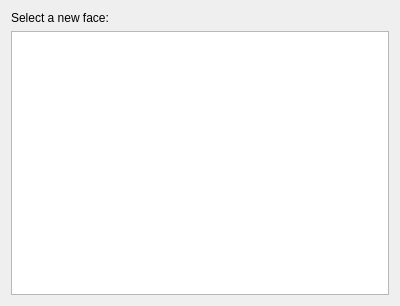
<?xml version="1.0" encoding="UTF-8"?>
<ui version="4.0" >
 <class>faceDlg</class>
 <widget class="QWidget" name="faceDlg" >
  <property name="geometry" >
   <rect>
    <x>0</x>
    <y>0</y>
    <width>400</width>
    <height>306</height>
   </rect>
  </property>
  <property name="minimumSize" >
   <size>
    <width>400</width>
    <height>199</height>
   </size>
  </property>
  <layout class="QGridLayout" >
   <item row="0" column="0" >
    <layout class="QVBoxLayout" >
     <item>
      <widget class="QLabel" name="header" >
       <property name="text" >
        <string>Select a new face:</string>
       </property>
      </widget>
     </item>
     <item>
      <widget class="QListWidget" name="m_FacesWidget" >
       <property name="iconSize" >
        <size>
         <width>64</width>
         <height>64</height>
        </size>
       </property>
       <property name="resizeMode" >
        <enum>QListView::Adjust</enum>
       </property>
       <property name="viewMode" >
        <enum>QListView::IconMode</enum>
       </property>
      </widget>
     </item>
    </layout>
   </item>
  </layout>
 </widget>
 <connections/>
</ui>
